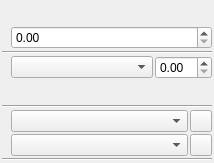
<?xml version="1.0" encoding="UTF-8"?>
<ui version="4.0">
 <class>PropertiesPalette_TextBase</class>
 <widget class="QWidget" name="PropertiesPalette_TextBase">
  <property name="geometry">
   <rect>
    <x>0</x>
    <y>0</y>
    <width>214</width>
    <height>163</height>
   </rect>
  </property>
  <property name="sizePolicy">
   <sizepolicy hsizetype="MinimumExpanding" vsizetype="MinimumExpanding">
    <horstretch>0</horstretch>
    <verstretch>0</verstretch>
   </sizepolicy>
  </property>
  <property name="windowTitle">
   <string notr="true">Form</string>
  </property>
  <layout class="QVBoxLayout" name="verticalLayout">
   <property name="spacing">
    <number>2</number>
   </property>
   <property name="leftMargin">
    <number>2</number>
   </property>
   <property name="topMargin">
    <number>2</number>
   </property>
   <property name="rightMargin">
    <number>2</number>
   </property>
   <property name="bottomMargin">
    <number>2</number>
   </property>
   <item>
    <widget class="FontComboH" name="fonts" native="true"/>
   </item>
   <item>
    <layout class="QHBoxLayout" name="horizontalLayout">
     <item>
      <widget class="QLabel" name="fontSizeLabel">
       <property name="sizePolicy">
        <sizepolicy hsizetype="Preferred" vsizetype="Fixed">
         <horstretch>0</horstretch>
         <verstretch>0</verstretch>
        </sizepolicy>
       </property>
       <property name="text">
        <string/>
       </property>
       <property name="pixmap">
        <pixmap>../../resources/icons/Zeichen.xpm</pixmap>
       </property>
       <property name="alignment">
        <set>Qt::AlignLeading|Qt::AlignLeft|Qt::AlignVCenter</set>
       </property>
      </widget>
     </item>
     <item>
      <widget class="ScrSpinBox" name="fontSize">
       <property name="sizePolicy">
        <sizepolicy hsizetype="MinimumExpanding" vsizetype="Fixed">
         <horstretch>0</horstretch>
         <verstretch>0</verstretch>
        </sizepolicy>
       </property>
      </widget>
     </item>
    </layout>
   </item>
   <item>
    <widget class="Line" name="line_3">
     <property name="orientation">
      <enum>Qt::Horizontal</enum>
     </property>
    </widget>
   </item>
   <item>
    <layout class="QHBoxLayout" name="horizontalLayout_2">
     <item>
      <widget class="QLabel" name="lineSpacingLabel">
       <property name="sizePolicy">
        <sizepolicy hsizetype="Preferred" vsizetype="Fixed">
         <horstretch>0</horstretch>
         <verstretch>0</verstretch>
        </sizepolicy>
       </property>
       <property name="text">
        <string/>
       </property>
       <property name="pixmap">
        <pixmap>../../resources/icons/linespacing2.png</pixmap>
       </property>
      </widget>
     </item>
     <item>
      <widget class="QComboBox" name="lineSpacingModeCombo">
       <property name="sizePolicy">
        <sizepolicy hsizetype="MinimumExpanding" vsizetype="Fixed">
         <horstretch>0</horstretch>
         <verstretch>0</verstretch>
        </sizepolicy>
       </property>
       <property name="frame">
        <bool>true</bool>
       </property>
      </widget>
     </item>
     <item>
      <widget class="ScrSpinBox" name="lineSpacing">
       <property name="sizePolicy">
        <sizepolicy hsizetype="Preferred" vsizetype="Fixed">
         <horstretch>0</horstretch>
         <verstretch>0</verstretch>
        </sizepolicy>
       </property>
      </widget>
     </item>
    </layout>
   </item>
   <item>
    <layout class="QHBoxLayout" name="horizontalLayout_5">
     <item>
      <widget class="AlignSelect" name="textAlignment" native="true"/>
     </item>
     <item>
      <spacer name="horizontalSpacer">
       <property name="orientation">
        <enum>Qt::Horizontal</enum>
       </property>
       <property name="sizeHint" stdset="0">
        <size>
         <width>40</width>
         <height>20</height>
        </size>
       </property>
      </spacer>
     </item>
    </layout>
   </item>
   <item>
    <widget class="Line" name="line">
     <property name="orientation">
      <enum>Qt::Horizontal</enum>
     </property>
    </widget>
   </item>
   <item>
    <layout class="QHBoxLayout" name="horizontalLayout_3">
     <item>
      <widget class="QLabel" name="paraStyleLabel">
       <property name="sizePolicy">
        <sizepolicy hsizetype="Preferred" vsizetype="Fixed">
         <horstretch>0</horstretch>
         <verstretch>0</verstretch>
        </sizepolicy>
       </property>
       <property name="text">
        <string/>
       </property>
       <property name="pixmap">
        <pixmap>../../resources/icons/Zeichen.xpm</pixmap>
       </property>
      </widget>
     </item>
     <item>
      <widget class="ParaStyleComboBox" name="paraStyleCombo">
       <property name="sizePolicy">
        <sizepolicy hsizetype="MinimumExpanding" vsizetype="Fixed">
         <horstretch>0</horstretch>
         <verstretch>0</verstretch>
        </sizepolicy>
       </property>
      </widget>
     </item>
     <item>
      <widget class="QToolButton" name="paraStyleClear">
       <property name="maximumSize">
        <size>
         <width>22</width>
         <height>22</height>
        </size>
       </property>
       <property name="text">
        <string/>
       </property>
       <property name="icon">
        <iconset>
         <normaloff>../../resources/icons/16/edit-clear.png</normaloff>../../resources/icons/16/edit-clear.png</iconset>
       </property>
      </widget>
     </item>
    </layout>
   </item>
   <item>
    <layout class="QHBoxLayout" name="horizontalLayout_4">
     <item>
      <widget class="QLabel" name="charStyleLabel">
       <property name="sizePolicy">
        <sizepolicy hsizetype="Preferred" vsizetype="Fixed">
         <horstretch>0</horstretch>
         <verstretch>0</verstretch>
        </sizepolicy>
       </property>
       <property name="text">
        <string/>
       </property>
       <property name="pixmap">
        <pixmap>../../resources/icons/Zeichen.xpm</pixmap>
       </property>
      </widget>
     </item>
     <item>
      <widget class="CharStyleComboBox" name="charStyleCombo">
       <property name="sizePolicy">
        <sizepolicy hsizetype="MinimumExpanding" vsizetype="Fixed">
         <horstretch>0</horstretch>
         <verstretch>0</verstretch>
        </sizepolicy>
       </property>
      </widget>
     </item>
     <item>
      <widget class="QToolButton" name="charStyleClear">
       <property name="maximumSize">
        <size>
         <width>22</width>
         <height>22</height>
        </size>
       </property>
       <property name="text">
        <string/>
       </property>
       <property name="icon">
        <iconset>
         <normaloff>../../resources/icons/16/edit-clear.png</normaloff>../../resources/icons/16/edit-clear.png</iconset>
       </property>
      </widget>
     </item>
    </layout>
   </item>
   <item>
    <widget class="Line" name="line_2">
     <property name="orientation">
      <enum>Qt::Horizontal</enum>
     </property>
    </widget>
   </item>
   <item>
    <layout class="QVBoxLayout" name="lyt_widgetHolder" stretch="">
     <property name="sizeConstraint">
      <enum>QLayout::SetDefaultConstraint</enum>
     </property>
    </layout>
   </item>
  </layout>
 </widget>
 <customwidgets>
  <customwidget>
   <class>ScrSpinBox</class>
   <extends>QDoubleSpinBox</extends>
   <header>ui/scrspinbox.h</header>
  </customwidget>
  <customwidget>
   <class>CharStyleComboBox</class>
   <extends>QComboBox</extends>
   <header>ui/spalette.h</header>
  </customwidget>
  <customwidget>
   <class>FontComboH</class>
   <extends>QWidget</extends>
   <header>ui/fontcombo.h</header>
   <container>1</container>
  </customwidget>
  <customwidget>
   <class>ParaStyleComboBox</class>
   <extends>QComboBox</extends>
   <header>ui/spalette.h</header>
  </customwidget>
  <customwidget>
   <class>AlignSelect</class>
   <extends>QWidget</extends>
   <header>ui/alignselect.h</header>
   <container>1</container>
  </customwidget>
 </customwidgets>
 <resources/>
 <connections/>
</ui>
